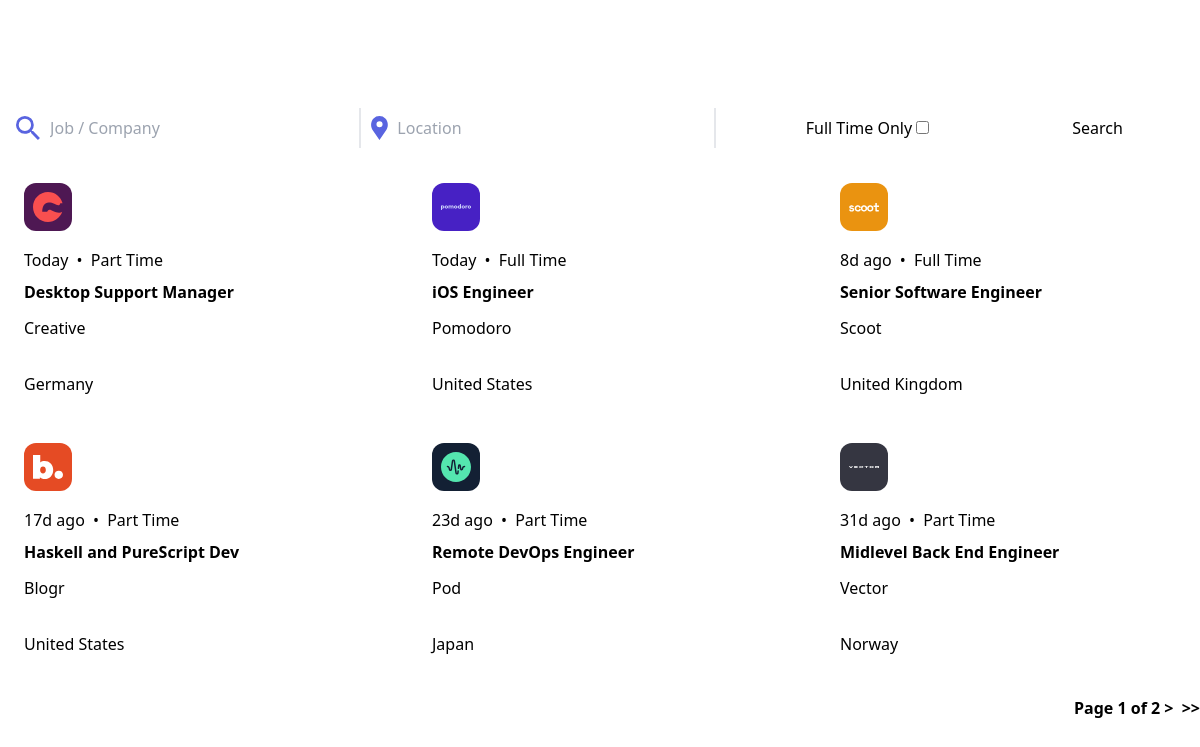
The page / on the database its author committed.
### jobs/models.py (models this page shows, shortened)
class Job(models.Model):
  uuid = models.UUIDField(primary_key=True, default=uuid.uuid4)
  position = models.CharField(max_length=255, blank=False)
  posted_at = models.DateField()
  contract = models.CharField(max_length=255, choices=CONTRACT_TYPES, verbose_name="Contract type",default="full_time")
  location = models.CharField(max_length=255, verbose_name="Job location", blank=False)
  company = models.ForeignKey(Company, on_delete=models.CASCADE, related_name="jobs")
  apply = models.URLField(max_length=255, verbose_name="Application URL", blank=False)
  description = CKEditor5Field('Job description', config_name='extends', blank=False)
  requirements = CKEditor5Field('Job requirements', config_name='extends', blank=False)
  role = CKEditor5Field('Role details', config_name='extends', blank=False)

class Company(models.Model):
  class Meta:
    verbose_name_plural = "companies"
  uuid = models.UUIDField(primary_key=True, default=uuid.uuid4)
  company_name = models.CharField(max_length=255)
  logo = models.FileField(upload_to='logos/')
  company_color = models.CharField(
        max_length=7,
        validators=[
            RegexValidator(
                regex='^#[0-9A-Fa-f]{6}$',
                message='Hex value must be in the format #XXXXXX',
                code='invalid_hex_value'
            )
        ]
    )
  website = models.URLField(max_length=255)

### jobs/views.py (the view)
# urls.py: path("", JobsList.as_view(), name='job-list'),
class JobsList(ListView):
  template_name = "jobs/jobsIndex.html"
  model = Job
  context_object_name = 'jobs'
  paginate_by = 6
  def get_queryset(self):
    queryset = Job.objects.all().order_by('-posted_at')
    for job in queryset:
      delta = timezone.now().date() - job.posted_at
      job.delta_days = delta.days
    return queryset

### templates/jobs/jobsIndex.html (shortened to what this page needs)
{% extends "base.html" %}
{% block content %}
  {% include "jobs/partials/searchBar.html" %}
  {% include "jobs/partials/jobsList.html" %}
  <div class="flex justify-center md:justify-end mt-4 mb-6 text-violet font-semibold">
    <span>
      <span>Page {{ page_obj.number }} of {{ page_obj.paginator.num_pages }}</span>
      {% if page_obj.has_next %}
        <a href="?page={{ page_obj.next_page_number }}">></a>
        <a class="pl-1" href="?page={{ page_obj.paginator.num_pages }}">>></a>
      {% endif %}
    </span>
  </div>
{% endblock content %}

### templates/jobs/partials/jobsList.html
<ul class="grid grid-cols-1 md:grid-cols-2 lg:grid-cols-3 gap-x-6 gap-y-12 mt-8">
  {% for job in jobs %}
    <li class="col-span-1 relative flex flex-col p-6 rounded-lg bg-white dark:bg-veryDarkBlue">
      <div style="background-color:{{ job.company.company_color }}"
           class="absolute top-[-25px] left-6 h-12 w-12 flex justify-center items-center rounded-xl">
        <img src="/media/{{ job.company.logo }}"
             alt="{{ job.company.company_name }} logo"
             width="30"
             height="30">
      </div>
      {% if job.delta_days == 0 %}
        <p class="pt-4">
          Today <span class="mx-1">•</span> {{ job.get_contract_display }}
        </p>
      {% else %}
        <p class="pt-4">
          {{ job.delta_days }}d ago <span class="mx-1">•</span> {{ job.get_contract_display }}
        </p>
      {% endif %}
      <a href="{% url 'job' job.uuid %}">
        <h2 class="mt-2 mb-1 text-black dark:text-white font-semibold hover:text-darkGrey">{{ job.position }}</h2>
      </a>
      <p class="mt-2">{{ job.company.company_name }}</p>
      <p class="mt-8 text-violet">{{ job.location }}</p>
    </li>
  {% endfor %}
</ul>

### rows shown on the page
Job: company.logo (picture), contract "Part Time", position "Desktop Support Manager", company.company_name "Creative", location "Germany"
Job: company.logo (picture), contract "Full Time", position "iOS Engineer", company.company_name "Pomodoro", location "United States"
Job: company.logo (picture), delta_days "8", contract "Full Time", position "Senior Software Engineer", company.company_name "Scoot", location "United Kingdom"
Job: company.logo (picture), delta_days "17", contract "Part Time", position "Haskell and PureScript Dev", company.company_name "Blogr", location "United States"
Job: company.logo (picture), delta_days "23", contract "Part Time", position "Remote DevOps Engineer", company.company_name "Pod", location "Japan"
Job: company.logo (picture), delta_days "31", contract "Part Time", position "Midlevel Back End Engineer", company.company_name "Vector", location "Norway"

### other values the page prints
{{ page_obj.number }} "1"
{{ page_obj.paginator.num_pages }} "2"
